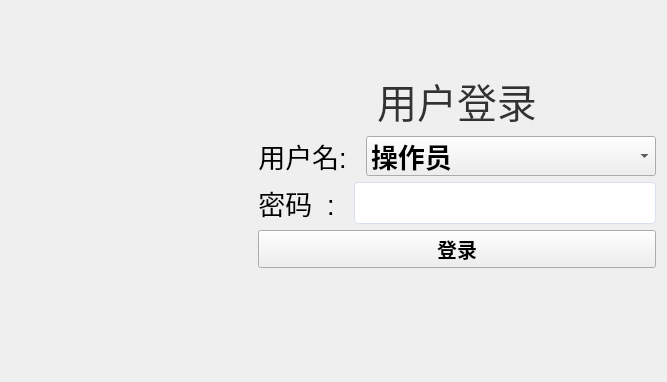
<?xml version="1.0" encoding="UTF-8"?>
<ui version="4.0">
 <class>login</class>
 <widget class="QWidget" name="login">
  <property name="geometry">
   <rect>
    <x>0</x>
    <y>0</y>
    <width>667</width>
    <height>381</height>
   </rect>
  </property>
  <property name="sizePolicy">
   <sizepolicy hsizetype="Fixed" vsizetype="Fixed">
    <horstretch>0</horstretch>
    <verstretch>0</verstretch>
   </sizepolicy>
  </property>
  <property name="minimumSize">
   <size>
    <width>0</width>
    <height>0</height>
   </size>
  </property>
  <property name="maximumSize">
   <size>
    <width>16777215</width>
    <height>16777215</height>
   </size>
  </property>
  <property name="windowTitle">
   <string>V-GP System V1.0</string>
  </property>
  <layout class="QHBoxLayout" name="horizontalLayout_3" stretch="1,1">
   <item>
    <widget class="QLabel" name="dabeijing">
     <layout class="QVBoxLayout" name="verticalLayout_3">
      <property name="leftMargin">
       <number>0</number>
      </property>
      <property name="topMargin">
       <number>0</number>
      </property>
      <property name="rightMargin">
       <number>0</number>
      </property>
      <property name="bottomMargin">
       <number>0</number>
      </property>
      <item>
       <spacer name="verticalSpacer">
        <property name="orientation">
         <enum>Qt::Vertical</enum>
        </property>
        <property name="sizeType">
         <enum>QSizePolicy::Preferred</enum>
        </property>
        <property name="sizeHint" stdset="0">
         <size>
          <width>20</width>
          <height>5</height>
         </size>
        </property>
       </spacer>
      </item>
      <item>
       <widget class="QLabel" name="label_logo">
        <property name="text">
         <string/>
        </property>
        <property name="alignment">
         <set>Qt::AlignCenter</set>
        </property>
       </widget>
      </item>
      <item>
       <widget class="QLabel" name="label_text">
        <property name="text">
         <string/>
        </property>
        <property name="alignment">
         <set>Qt::AlignHCenter|Qt::AlignTop</set>
        </property>
        <property name="margin">
         <number>3</number>
        </property>
       </widget>
      </item>
      <item>
       <spacer name="verticalSpacer_2">
        <property name="orientation">
         <enum>Qt::Vertical</enum>
        </property>
        <property name="sizeType">
         <enum>QSizePolicy::Preferred</enum>
        </property>
        <property name="sizeHint" stdset="0">
         <size>
          <width>20</width>
          <height>59</height>
         </size>
        </property>
       </spacer>
      </item>
     </layout>
    </widget>
   </item>
   <item>
    <layout class="QVBoxLayout" name="verticalLayout" stretch="1,0,0,2">
     <property name="topMargin">
      <number>60</number>
     </property>
     <property name="bottomMargin">
      <number>103</number>
     </property>
     <item>
      <widget class="QLabel" name="label_3">
       <property name="font">
        <font>
         <family>PingFang SC</family>
         <pointsize>-1</pointsize>
         <weight>50</weight>
         <bold>false</bold>
        </font>
       </property>
       <property name="styleSheet">
        <string notr="true">/* 用户登录 */

position: absolute;
left: 0px;
top: 0px;
width: 120px;
height: 42px;
opacity: 1;
	
font-family: PingFang SC;
font-size: 40px;
font-weight: normal;
line-height: normal;
display: flex;
align-items: center;
letter-spacing: 0px;
	
color: #323232;
	</string>
       </property>
       <property name="text">
        <string>用户登录</string>
       </property>
       <property name="alignment">
        <set>Qt::AlignCenter</set>
       </property>
      </widget>
     </item>
     <item>
      <layout class="QHBoxLayout" name="horizontalLayout" stretch="0,0,1">
       <item>
        <widget class="QLabel" name="label_4">
         <property name="font">
          <font>
           <pointsize>20</pointsize>
          </font>
         </property>
         <property name="text">
          <string>用户名:</string>
         </property>
         <property name="alignment">
          <set>Qt::AlignCenter</set>
         </property>
        </widget>
       </item>
       <item>
        <widget class="QLabel" name="label">
         <property name="text">
          <string/>
         </property>
        </widget>
       </item>
       <item>
        <widget class="QComboBox" name="username">
         <property name="sizePolicy">
          <sizepolicy hsizetype="Preferred" vsizetype="Expanding">
           <horstretch>0</horstretch>
           <verstretch>0</verstretch>
          </sizepolicy>
         </property>
         <property name="font">
          <font>
           <pointsize>20</pointsize>
           <weight>75</weight>
           <bold>true</bold>
          </font>
         </property>
         <item>
          <property name="text">
           <string>操作员</string>
          </property>
         </item>
         <item>
          <property name="text">
           <string>管理员</string>
          </property>
         </item>
        </widget>
       </item>
      </layout>
     </item>
     <item>
      <layout class="QHBoxLayout" name="horizontalLayout_2" stretch="0,1,0">
       <item>
        <widget class="QLabel" name="label_5">
         <property name="font">
          <font>
           <pointsize>20</pointsize>
          </font>
         </property>
         <property name="text">
          <string>密码  :</string>
         </property>
         <property name="alignment">
          <set>Qt::AlignCenter</set>
         </property>
        </widget>
       </item>
       <item>
        <widget class="QLabel" name="label_2">
         <property name="text">
          <string/>
         </property>
        </widget>
       </item>
       <item>
        <widget class="QLineEdit" name="password">
         <property name="sizePolicy">
          <sizepolicy hsizetype="Expanding" vsizetype="Preferred">
           <horstretch>0</horstretch>
           <verstretch>0</verstretch>
          </sizepolicy>
         </property>
         <property name="font">
          <font>
           <pointsize>20</pointsize>
          </font>
         </property>
         <property name="styleSheet">
          <string notr="true">/* 矩形 */

position: absolute;
left: 0px;
top: 0px;
width: 300px;
height: 40px;
border-radius: 4px;
opacity: 1;
	
background: #FFFFFF;
	
box-sizing: border-box;
border: 1px solid #D8DFED;
	</string>
         </property>
         <property name="text">
          <string/>
         </property>
        </widget>
       </item>
      </layout>
     </item>
     <item>
      <widget class="QPushButton" name="pushButton">
       <property name="sizePolicy">
        <sizepolicy hsizetype="Minimum" vsizetype="Fixed">
         <horstretch>0</horstretch>
         <verstretch>0</verstretch>
        </sizepolicy>
       </property>
       <property name="font">
        <font>
         <pointsize>15</pointsize>
         <weight>75</weight>
         <bold>true</bold>
         <underline>false</underline>
        </font>
       </property>
       <property name="styleSheet">
        <string notr="true">
QPushButton::hover 
{
	background-color: #1450C7;
}

position: absolute;
left: 350px;
top: 326px;
width: 300px;
height: 44px;
border-radius: 4px;
opacity: 1;
	
/* 自动布局 */
display: flex;
flex-direction: column;
justify-content: center;
align-items: center;
padding: 5px 12px;
	
background: #144469;
	</string>
       </property>
       <property name="text">
        <string>登录</string>
       </property>
       <property name="iconSize">
        <size>
         <width>134</width>
         <height>156</height>
        </size>
       </property>
       <property name="autoRepeat">
        <bool>true</bool>
       </property>
       <property name="autoExclusive">
        <bool>true</bool>
       </property>
      </widget>
     </item>
    </layout>
   </item>
  </layout>
 </widget>
 <resources/>
 <connections>
  <connection>
   <sender>pushButton</sender>
   <signal>clicked()</signal>
   <receiver>login</receiver>
   <slot>login_in()</slot>
   <hints>
    <hint type="sourcelabel">
     <x>770</x>
     <y>390</y>
    </hint>
    <hint type="destinationlabel">
     <x>177</x>
     <y>121</y>
    </hint>
   </hints>
  </connection>
 </connections>
 <slots>
  <slot>login_in()</slot>
 </slots>
</ui>
